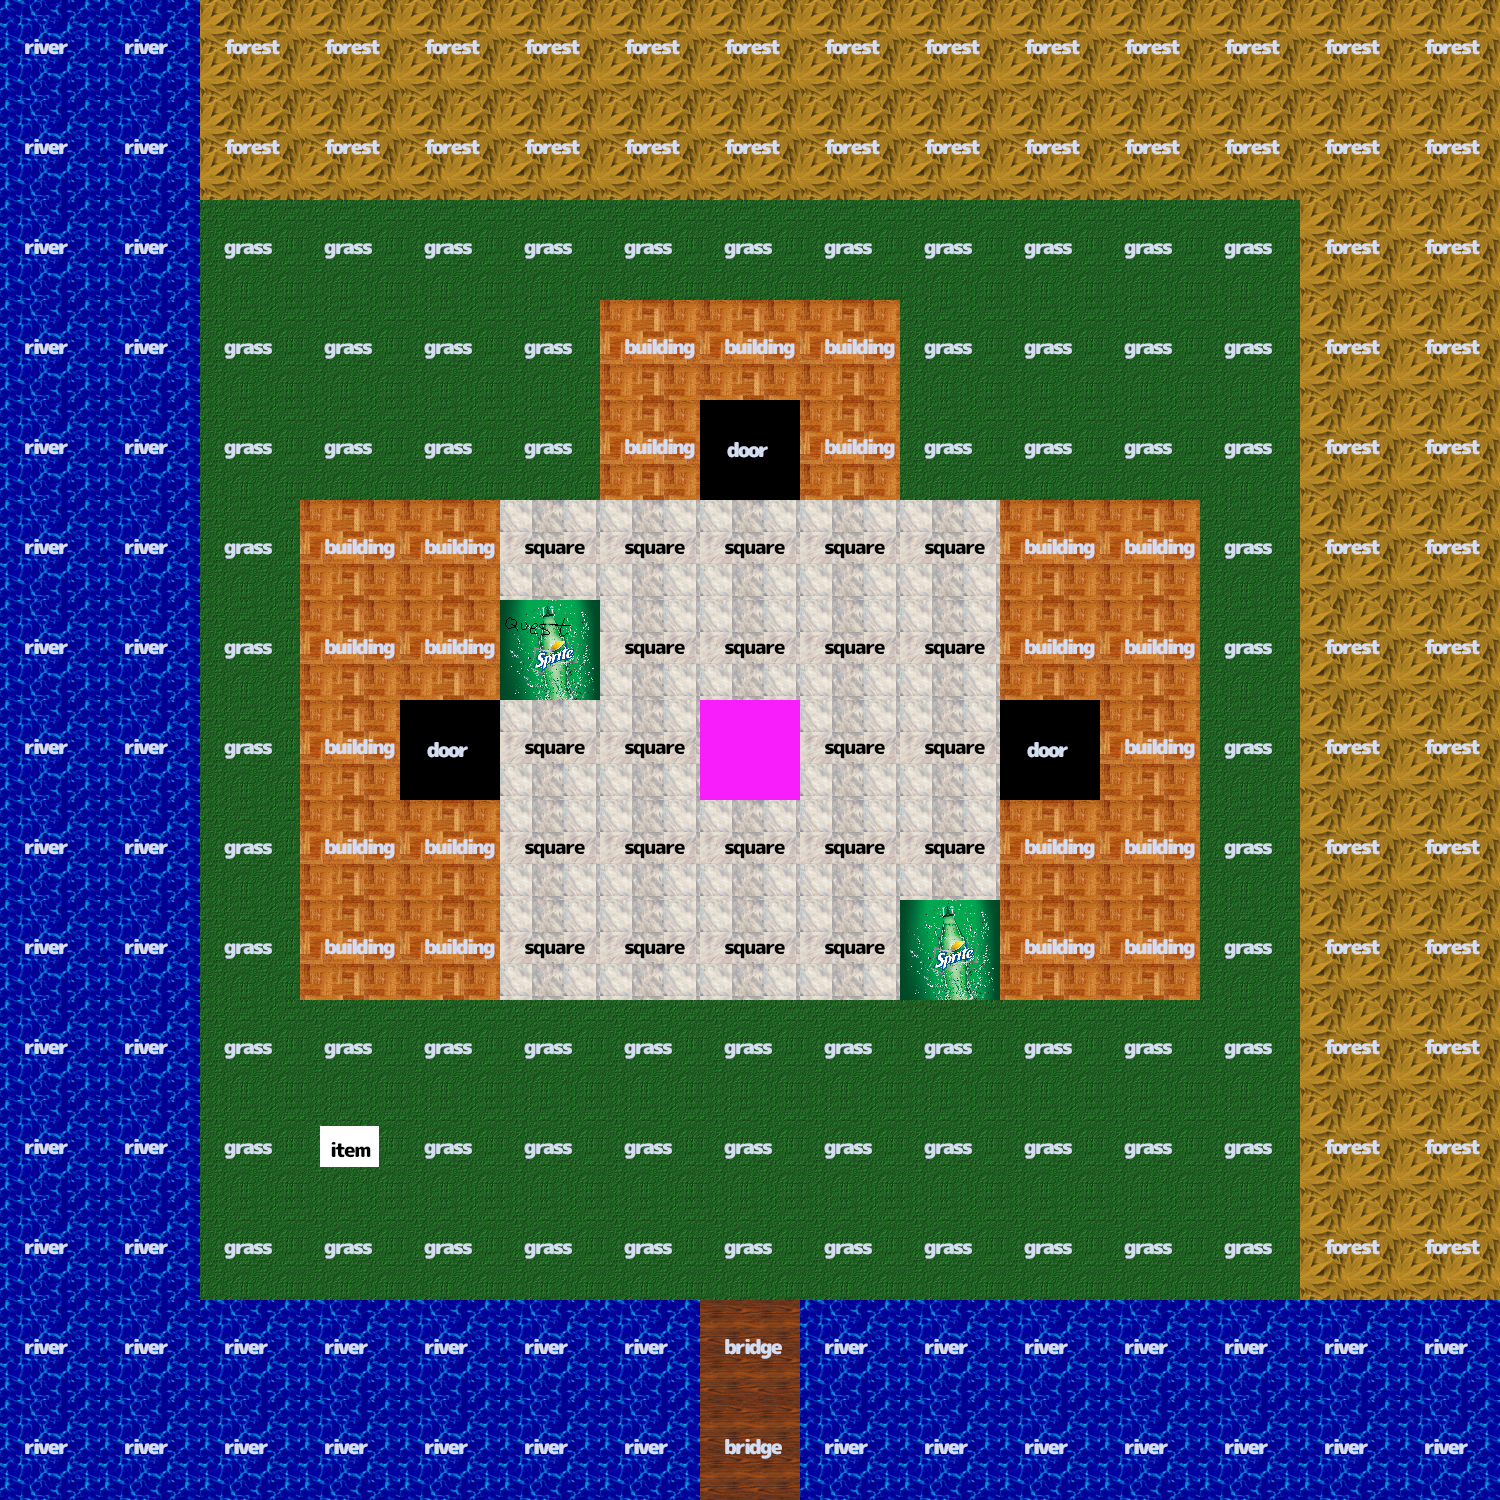

A level layout from a 2D game, rendered from its tile map. Below: a short description, then the map file with its tile-grid data intact:
An orthogonal 15x15 tile map with 100x100 px tiles, 6 tile layers (background_layer, wallLayer, doorLayer, npcLayer, ...).

<map version="1.2" tiledversion="1.2.5" orientation="orthogonal" renderorder="right-up" width="15" height="15" tilewidth="100" tileheight="100" infinite="0" nextlayerid="7" nextobjectid="1">
 <tileset firstgid="1" name="tileset_1.1" tilewidth="100" tileheight="100" tilecount="13" columns="13">
  <image source="../images/tileset_1.1.png" width="1300" height="100" />
 </tileset>
 <layer id="1" name="background_layer" width="15" height="15">
  <data encoding="csv">
8,8,5,5,5,5,5,5,5,5,5,5,5,5,5,
8,8,5,5,5,5,5,5,5,5,5,5,5,5,5,
8,8,6,6,6,6,6,6,6,6,6,6,6,5,5,
8,8,6,6,6,6,6,6,6,6,6,6,6,5,5,
8,8,6,6,6,6,6,6,6,6,6,6,6,5,5,
8,8,6,6,6,9,9,9,9,9,6,6,6,5,5,
8,8,6,6,6,9,9,9,9,9,6,6,6,5,5,
8,8,6,6,6,9,9,9,9,9,6,6,6,5,5,
8,8,6,6,6,9,9,9,9,9,6,6,6,5,5,
8,8,6,6,6,9,9,9,9,9,6,6,6,5,5,
8,8,6,6,6,6,6,6,6,6,6,6,6,5,5,
8,8,6,6,6,6,6,6,6,6,6,6,6,5,5,
8,8,6,6,6,6,6,6,6,6,6,6,6,5,5,
8,8,8,8,8,8,8,1,8,8,8,8,8,8,8,
8,8,8,8,8,8,8,1,8,8,8,8,8,8,8
</data>
 </layer>
 <layer id="2" name="wallLayer" width="15" height="15">
  <data encoding="csv">
0,0,0,0,0,0,0,0,0,0,0,0,0,0,0,
0,0,5,5,5,5,5,5,5,5,5,5,5,5,0,
0,8,0,0,0,0,0,0,0,0,0,0,0,5,0,
0,8,0,0,0,0,2,2,2,0,0,0,0,5,0,
0,8,0,0,0,0,2,0,2,0,0,0,0,5,0,
0,8,0,2,2,0,0,0,0,0,2,2,0,5,0,
0,8,0,2,2,0,0,0,0,0,2,2,0,5,0,
0,8,0,2,0,0,0,0,0,0,0,2,0,5,0,
0,8,0,2,2,0,0,0,0,0,2,2,0,5,0,
0,8,0,2,2,0,0,0,0,0,2,2,0,5,0,
0,8,0,0,0,0,0,0,0,0,0,0,0,5,0,
0,8,0,0,0,0,0,0,0,0,0,0,0,5,0,
0,8,0,0,0,0,0,0,0,0,0,0,0,5,0,
0,0,8,8,8,8,8,1,8,8,8,8,8,0,0,
0,0,0,0,0,0,0,0,0,0,0,0,0,0,0
</data>
 </layer>
 <layer id="3" name="doorLayer" width="15" height="15">
  <data encoding="csv">
0,0,0,0,0,0,0,0,0,0,0,0,0,0,0,
0,0,0,0,0,0,0,0,0,0,0,0,0,0,0,
0,0,0,0,0,0,0,0,0,0,0,0,0,0,0,
0,0,0,0,0,0,0,0,0,0,0,0,0,0,0,
0,0,0,0,0,0,0,3,0,0,0,0,0,0,0,
0,0,0,0,0,0,0,0,0,0,0,0,0,0,0,
0,0,0,0,0,0,0,0,0,0,0,0,0,0,0,
0,0,0,0,3,0,0,0,0,0,3,0,0,0,0,
0,0,0,0,0,0,0,0,0,0,0,0,0,0,0,
0,0,0,0,0,0,0,0,0,0,0,0,0,0,0,
0,0,0,0,0,0,0,0,0,0,0,0,0,0,0,
0,0,0,0,0,0,0,0,0,0,0,0,0,0,0,
0,0,0,0,0,0,0,0,0,0,0,0,0,0,0,
0,0,0,0,0,0,0,0,0,0,0,0,0,0,0,
0,0,0,0,0,0,0,0,0,0,0,0,0,0,0
</data>
 </layer>
 <layer id="5" name="npcLayer" width="15" height="15">
  <data encoding="csv">
0,0,0,0,0,0,0,0,0,0,0,0,0,0,0,
0,0,0,0,0,0,0,0,0,0,0,0,0,0,0,
0,0,0,0,0,0,0,0,0,0,0,0,0,0,0,
0,0,0,0,0,0,0,0,0,0,0,0,0,0,0,
0,0,0,0,0,0,0,0,0,0,0,0,0,0,0,
0,0,0,0,0,0,0,0,0,0,0,0,0,0,0,
0,0,0,0,0,11,0,0,0,0,0,0,0,0,0,
0,0,0,0,0,0,0,0,0,0,0,0,0,0,0,
0,0,0,0,0,0,0,0,0,0,0,0,0,0,0,
0,0,0,0,0,0,0,0,0,12,0,0,0,0,0,
0,0,0,0,0,0,0,0,0,0,0,0,0,0,0,
0,0,0,0,0,0,0,0,0,0,0,0,0,0,0,
0,0,0,0,0,0,0,0,0,0,0,0,0,0,0,
0,0,0,0,0,0,0,0,0,0,0,0,0,0,0,
0,0,0,0,0,0,0,0,0,0,0,0,0,0,0
</data>
 </layer>
 <layer id="6" name="itemLayer" width="15" height="15">
  <data encoding="csv">
0,0,0,0,0,0,0,0,0,0,0,0,0,0,0,
0,0,0,0,0,0,0,0,0,0,0,0,0,0,0,
0,0,0,0,0,0,0,0,0,0,0,0,0,0,0,
0,0,0,0,0,0,0,0,0,0,0,0,0,0,0,
0,0,0,0,0,0,0,0,0,0,0,0,0,0,0,
0,0,0,0,0,0,0,0,0,0,0,0,0,0,0,
0,0,0,0,0,0,0,0,0,0,0,0,0,0,0,
0,0,0,0,0,0,0,0,0,0,0,0,0,0,0,
0,0,0,0,0,0,0,0,0,0,0,0,0,0,0,
0,0,0,0,0,0,0,0,0,0,0,0,0,0,0,
0,0,0,0,0,0,0,0,0,0,0,0,0,0,0,
0,0,0,13,0,0,0,0,0,0,0,0,0,0,0,
0,0,0,0,0,0,0,0,0,0,0,0,0,0,0,
0,0,0,0,0,0,0,0,0,0,0,0,0,0,0,
0,0,0,0,0,0,0,0,0,0,0,0,0,0,0
</data>
 </layer>
 <layer id="4" name="playerLayer" width="15" height="15">
  <data encoding="csv">
0,0,0,0,0,0,0,0,0,0,0,0,0,0,0,
0,0,0,0,0,0,0,0,0,0,0,0,0,0,0,
0,0,0,0,0,0,0,0,0,0,0,0,0,0,0,
0,0,0,0,0,0,0,0,0,0,0,0,0,0,0,
0,0,0,0,0,0,0,0,0,0,0,0,0,0,0,
0,0,0,0,0,0,0,0,0,0,0,0,0,0,0,
0,0,0,0,0,0,0,0,0,0,0,0,0,0,0,
0,0,0,0,0,0,0,7,0,0,0,0,0,0,0,
0,0,0,0,0,0,0,0,0,0,0,0,0,0,0,
0,0,0,0,0,0,0,0,0,0,0,0,0,0,0,
0,0,0,0,0,0,0,0,0,0,0,0,0,0,0,
0,0,0,0,0,0,0,0,0,0,0,0,0,0,0,
0,0,0,0,0,0,0,0,0,0,0,0,0,0,0,
0,0,0,0,0,0,0,0,0,0,0,0,0,0,0,
0,0,0,0,0,0,0,0,0,0,0,0,0,0,0
</data>
 </layer>
</map>